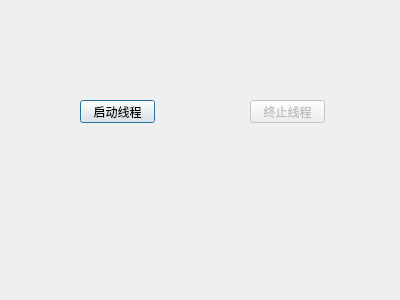
<?xml version="1.0" encoding="UTF-8"?>
<ui version="4.0">
 <class>Dialog</class>
 <widget class="QDialog" name="Dialog">
  <property name="geometry">
   <rect>
    <x>0</x>
    <y>0</y>
    <width>400</width>
    <height>300</height>
   </rect>
  </property>
  <property name="windowTitle">
   <string>Dialog</string>
  </property>
  <widget class="QPushButton" name="startButton">
   <property name="geometry">
    <rect>
     <x>80</x>
     <y>100</y>
     <width>75</width>
     <height>23</height>
    </rect>
   </property>
   <property name="text">
    <string>启动线程</string>
   </property>
  </widget>
  <widget class="QPushButton" name="stopButton">
   <property name="enabled">
    <bool>false</bool>
   </property>
   <property name="geometry">
    <rect>
     <x>250</x>
     <y>100</y>
     <width>75</width>
     <height>23</height>
    </rect>
   </property>
   <property name="text">
    <string>终止线程</string>
   </property>
  </widget>
 </widget>
 <layoutdefault spacing="6" margin="11"/>
 <resources/>
 <connections/>
</ui>
